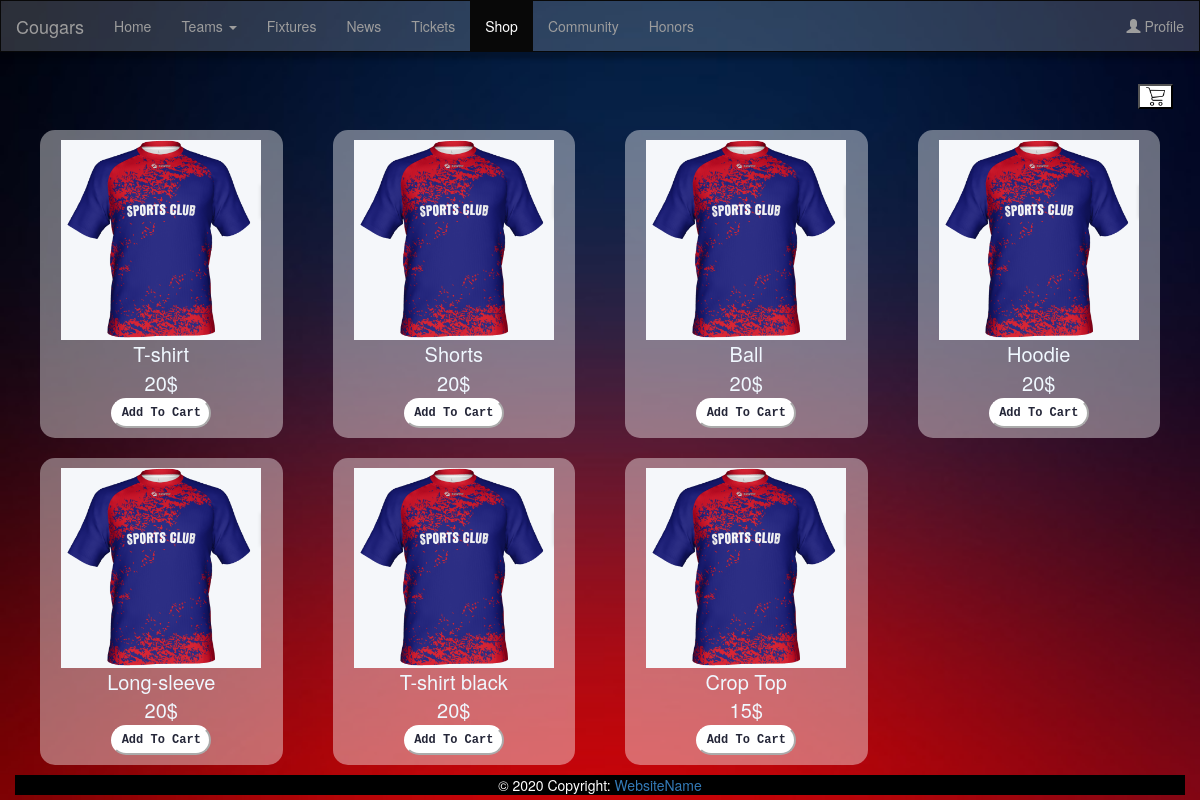
Page /shop on the committed database.
### tables this page shows
CREATE TABLE shop (
	shopitemid	int PRIMARY KEY,
	stock	int NOT NULL,
	itemprice	int NOT NULL,
	itemName	text NOT NULL
);

### app.py (the view)
@app.route('/shop', methods=['GET', 'POST'])
def getShop():
    if 'user' in session:
        user = session['user']
        role = session['role']
    else:
        user = None
        role = ""
    items = functions.getItem()
    if request.method == 'POST':
        if 'addcartbut' in request.form:
            return redirect(url_for('addItemCart', itemid=request.form["itemid"]))
    return render_template('shop.html', user=user, role=role, items=items)

### functions.py (called while the page is built)
def getItem():
    conn = sqlite3.connect('database/430Group4.db')
    cursor = conn.cursor()
    cursor.execute("select * from shop")
    res = cursor.fetchall()
    items = []
    for row in res:
        items.append(row)
    cursor.close()
    conn.close()
    return items

### templates/shop.html (shortened to what this page needs)
<!DOCTYPE html>
<html lang="en">
    <head>
        <link
          rel="stylesheet"
          href="https://maxcdn.bootstrapcdn.com/bootstrap/3.4.1/css/bootstrap.min.css"
        />
        <link
          href="{{ url_for('static', filename='css/shop.css') }}"
          rel="stylesheet"
          type="text/css"
        />
      </head>
      <body>
        <div>
          <nav class="navbar navbar-inverse bringToFrontDiv">
            <div class="container-fluid">
              <div class="navbar-header">
                <a class="navbar-brand" href="/">Cougars</a>
              </div>
              <ul class="nav navbar-nav">
                <li ><a href="/">Home</a></li>
                <li class="dropdown">
                  <a class="dropdown-toggle" data-toggle="dropdown" href="#"
                    >Teams <span class="caret"></span
                  ></a>
                </li>
                <li><a href="/fixtures">Fixtures</a></li>
                <li><a href="/news">News</a></li>
                <li><a href="/tickets">Tickets</a></li>
                <li class="active"><a href="/shop">Shop</a></li>
                <li><a href="/community">Community</a></li>
                <li><a href="/honorsfb">Honors</a></li>
              </ul>
              <ul class="nav navbar-nav navbar-right">
                <li>
                    {%if user is none%}
                    <a href="/login">
                    <span class="glyphicon glyphicon-user"></span> Profile</a>
                    {%else%}
                    <a href="/">
                    <span class="glyphicon glyphicon-user"></span> {{user}}</a>
                    {%endif%}
                </li>
              </ul>
            </div>
          </nav>
    <div class="container-fluid">
      <div class="row">
        <form action="/cart" method="POST" autocomplete="off">
        <button class="cart_button">
          <img class="cart_img" src="{{url_for('static', filename='css/images/shop/shopping-cart.png')}}"/>
        </button>
      </form>
      </div>
      {%set len=items|length%}
      {%for j in range (0,len,4)%}
      <div class="row">
        {%for i in range(0,4)%}
        {%if (len > (i+j))%}
        <div class="col-md-3 small">
            <div class="wrapper">
              <img class="product" src="{{url_for('static', filename='css/images/teams/jersey.PNG')}}" class="center"/>
              <div class="item_detail">{{items[i+j][3]}}</div>
              <div class="item_detail">{{items[i+j][2]}}$</div>
                <form action="/shop" method="POST" autocomplete="off">
                <button id="addCart-button" class="btn-xs" type="submit">Add To Cart</button>
              </form>
            </div>
        </div>
        {%endif%}
        {%endfor%}
      </div>
      {%endfor%}
      <div class="footer-footer">
        <footer class="page-footer " class="navbar-fixed-footer">
      <div
        class="footer-copyright text-center py-3"
        class="navbar-fixed-bottom"
        style="background-color: black; color: white;"
      >
        © 2020 Copyright:
        <a> WebsiteName</a>
      </div>
        </footer>
       </div>
  </body>
</html>

### static/css/shop.css (style rules this page uses)
body { background-image: url('images/bg.jpeg'); background-repeat: no-repeat; background-attachment: fixed; background-size: cover; overflow-x: hidden; }
.navbar { box-shadow: 0 0.3rem 0.4rem 4px rgb(0 0 0 / 25%); min-height:100%; }
.bringToFrontDiv { background: rgba(219, 223, 230, 0.2); border-radius: 0; }
.wrapper { max-width: 250px; min-height: 300px; margin: 10px 10px 10px 10px; padding: 10px 10px 10px 10px; background-color: #ecf0f3; border-radius: 15px; background: rgba(255, 255, 255, 0.4); }
.cart_img { float: right; width: 100%; height: 100%; z-index: +1; }
.product { display: block; margin: auto; height: 200px; width: 200px; }
.cart_button { background-color: white; float: right; width: 3%; height: 2%; z-index: -1; margin: 1% 1% 1% 1%; }
.item_detail { display: block; font-size: 20px; color:aliceblue; text-align: center; }
.wrapper button { display: block; margin: auto; }
.btn-xs { width:12rem; height:40px; border-radius: 20px; color:hsl(234,22%,18%); cursor: pointer; font-family: 'Courier New', Courier, monospace; font-weight: 600; background:white; font-size: 16px; border-color: white; }
form .btn-xs { width:10rem; height:30px; font-size: 12px; }
.row { margin-left:auto; margin-right:auto; }

### rows in the picture
shop: itemName "T-shirt", itemprice "20"
shop: itemName "Shorts", itemprice "20"
shop: itemName "Ball", itemprice "20"
shop: itemName "Hoodie", itemprice "20"
shop: itemName "Long-sleeve", itemprice "20"
shop: itemName "T-shirt black", itemprice "20"
shop: itemName "Crop Top", itemprice "15"
